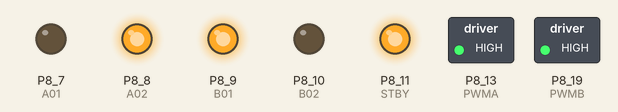
The program below on a simulated BeagleBone Black. On the bench: switched loads named in the program (green lamp = pin HIGH), output pins drawn as LEDs (lit = HIGH). At 0.5 s the program stops and its outputs stay as they are.

Above: at 0.1 s.
At 0.6 s:
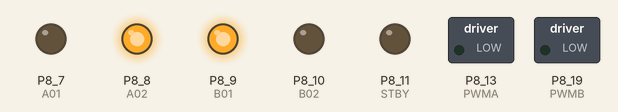
Timing chart, 0 to 2.0 s (numbered marks = the images above):
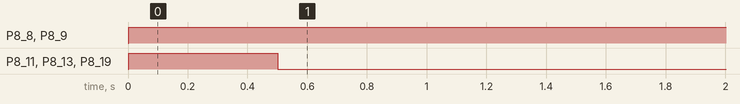

The program:

BBB_DualMotorControl.py
```python
#! /usr/bin/env python

###############################################################################
# BBB_DualMotorControl.py
#
# Basic test of dual motor control using the SparkFun TB6612FNG breakout board
#  http://sfe.io/p9457
#
# Requires - Adafruit BeagleBone IO Python library
#
# NOTE: Any plotting is set up for output, not viewing on screen.
#       So, it will likely be ugly on screen. The saved PDFs should look
#       better.
#
# Created: 05/03/15
#   - Joshua Vaughan
#   - joshua.vaughan@louisiana.edu
#   - http://www.ucs.louisiana.edu/~jev9637
#
# Modified:
#   *
#
###############################################################################

import Adafruit_BBIO.GPIO as GPIO
import Adafruit_BBIO.PWM as PWM
import time


# Set up the pins - These are mutable, but *don't* change them
A01 = 'P8_7'        # A01 pin on board, controls direction along with A02
A02 = 'P8_8'        # A02 pin on board, controls direction along with A01
PWMA = 'P8_13'      # PWMA pin on board, controls the speed of Motor A
B01 = 'P8_9'        # B01 pin on board, controls direction along with B02
B02 = 'P8_10'       # B01 pin on board, controls direction along with B01
PWMB = 'P8_19'      # PWMB pin on board, controls the speed of Motor B
STBY = 'P8_11'      # STBY pin on the breakout, must go low to enable motion
E_STOP = 'P8_12'    # Pin of the swtich to turn the motor on


# Set up reading the E-stop switch
GPIO.setup(E_STOP, GPIO.IN, pull_up_down = GPIO.PUD_DOWN)


# Set up the GPIO pins as output
GPIO.setup(STBY, GPIO.OUT)
GPIO.setup(A01, GPIO.OUT)
GPIO.setup(A02, GPIO.OUT)
GPIO.setup(B01, GPIO.OUT)
GPIO.setup(B02, GPIO.OUT)

# Standby pin should go high to enable motion
GPIO.output(STBY, GPIO.HIGH)

# A01 and A02 have to be opposite to move, toggle to change direction
# Up
# GPIO.output(A01, GPIO.HIGH)
# GPIO.output(A02, GPIO.LOW)
# GPIO.output(B01, GPIO.LOW)
# GPIO.output(B02, GPIO.HIGH)

# Down
GPIO.output(A01, GPIO.LOW)
GPIO.output(A02, GPIO.HIGH)
GPIO.output(B01, GPIO.HIGH)
GPIO.output(B02, GPIO.LOW)


# Start the motors
# PWM.start(channel, duty, freq=2000, polarity=0)
PWM.start(PWMA, 100)
PWM.start(PWMB, 100)

# optionally, change the PWM frequency and polarity from their defaults
# PWM.start("P9_14", 50, 1000, 1)

# Run the motor for 10s
time.sleep(0.5)

# Stop the motor and cleanup the PWM
PWM.stop(PWMA)
PWM.stop(PWMB)
PWM.cleanup()

# Make standby pin low to go back into standby mode
GPIO.output(STBY, GPIO.LOW)
```

Measured:
- by itself, P8_8 (A02), P8_9 (B01): LOW → HIGH at 0.00 s
- by itself, P8_11 (STBY), P8_13 (PWMA), P8_19 (PWMB): LOW → HIGH at 0.00 s, → LOW 0.50 s later
